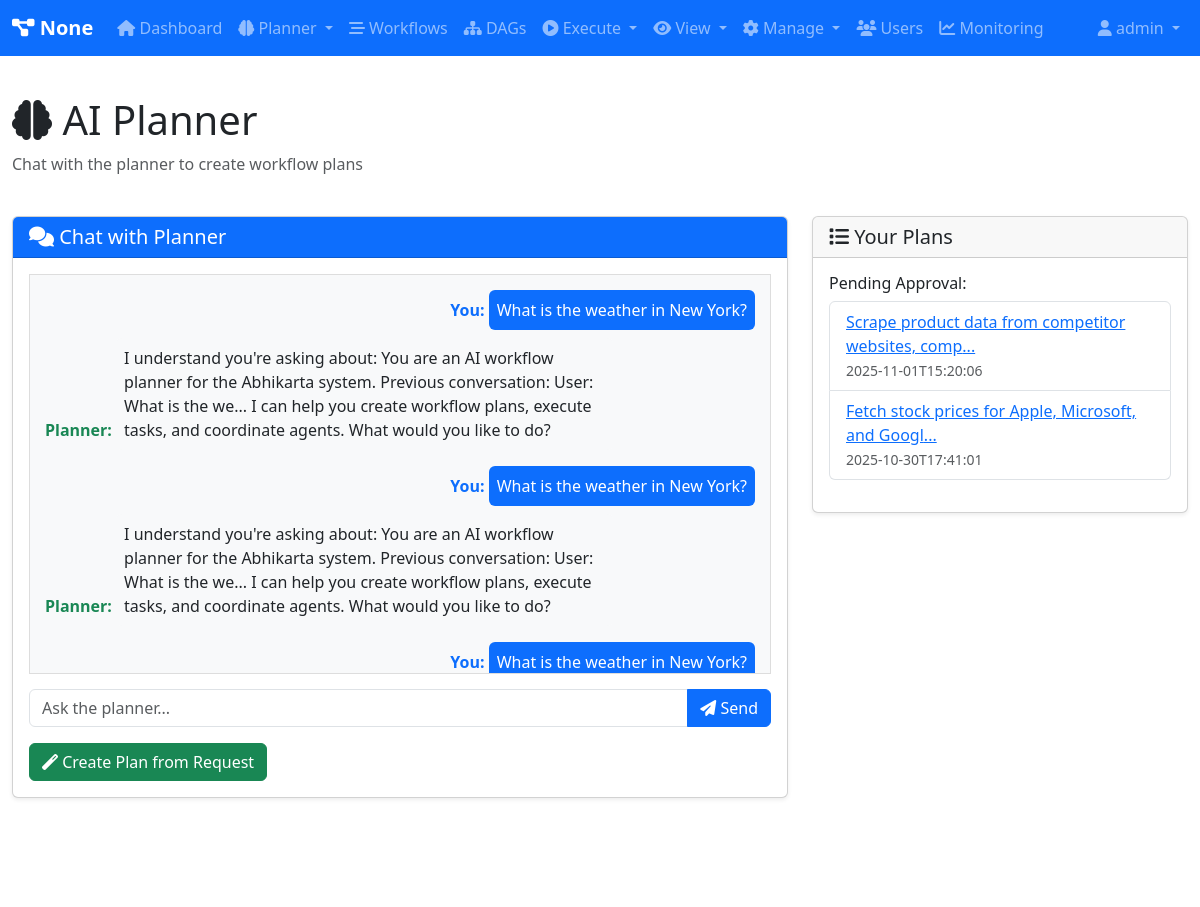
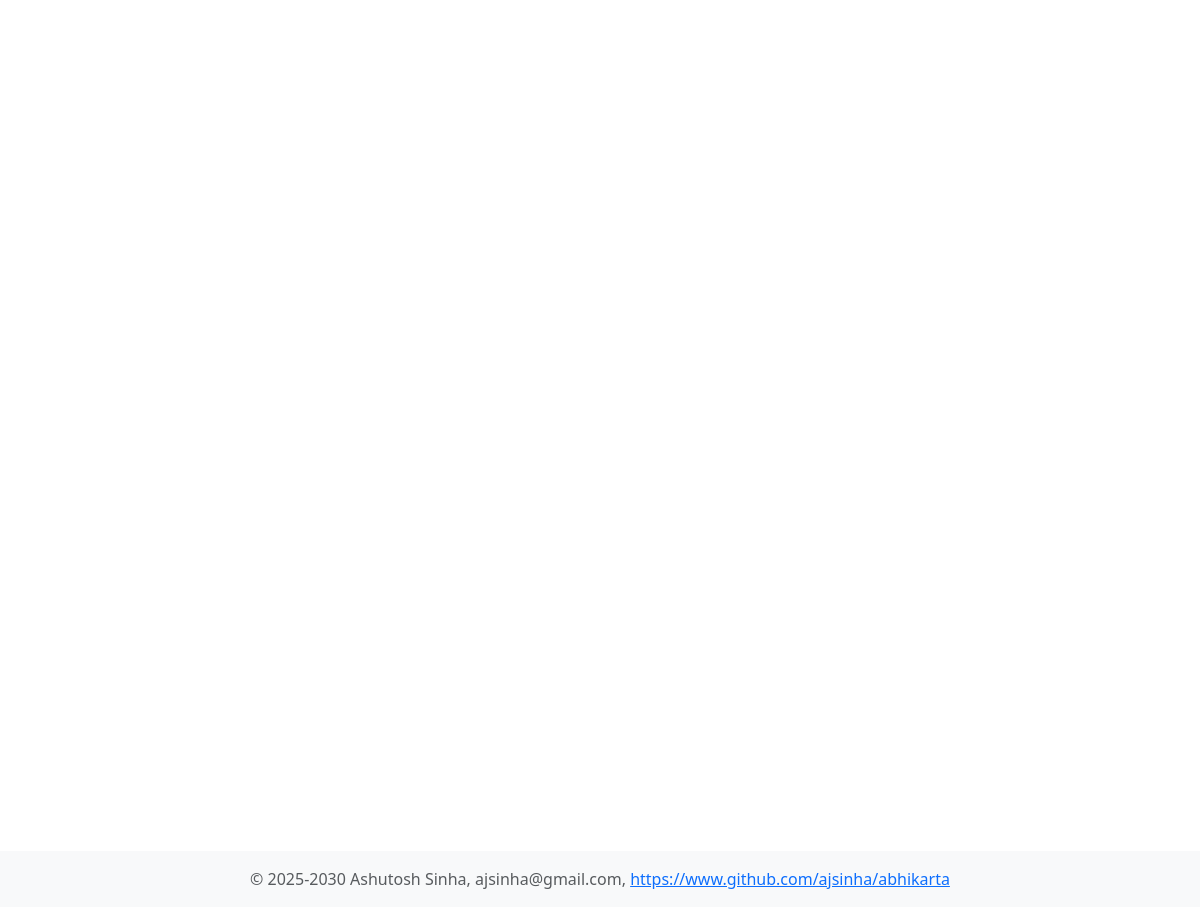
Screenshot of /planner (signed in) with the database file from the repository (2 pictures, top to bottom).
### tables this page shows
CREATE TABLE planner_conversations (
            conversation_id TEXT PRIMARY KEY,
            user_id TEXT NOT NULL,
            message TEXT,
            response TEXT,
            created_at TEXT DEFAULT CURRENT_TIMESTAMP
        );

CREATE TABLE plans (
            plan_id TEXT PRIMARY KEY,
            user_id TEXT NOT NULL,
            request TEXT,
            plan_json TEXT,
            status TEXT DEFAULT 'pending_approval',
            created_at TEXT DEFAULT CURRENT_TIMESTAMP,
            approved_at TEXT,
            rejected_at TEXT,
            rejection_reason TEXT
        );

### routes/planner_routes.py (the view)
        @self.app.route('/planner')
        @self.login_required
        def planner_page():
            user = self.user_registry.get_user(session['user_id'])
            conversations = self.planner.get_conversation_history(user.user_id, limit=20)
            plans = self.planner.get_user_plans(user.user_id)
            pending_plans = [p for p in plans if p['status'] == 'pending_approval']
            return render_template('planner.html',
                                 user=user,
                                 conversations=conversations,
                                 pending_plans=pending_plans)

### core/user_registry.py (called while the page is built)
    def is_admin(self) -> bool:
        return self.role == 'admin'

    def get_user(self, user_id: str) -> Optional[User]:
        return self._users.get(user_id)

### db/database.py (called while the page is built)
    @contextmanager
    def get_connection(self):
        conn = None
        try:
            if self.db_type == 'sqlite':
                conn = sqlite3.connect(self.db_path)
                conn.row_factory = sqlite3.Row
            elif self.db_type == 'postgresql':
                import psycopg2
                import psycopg2.extras
                conn = psycopg2.connect(**self.pg_params)
                conn.cursor_factory = psycopg2.extras.RealDictCursor
            yield conn
            conn.commit()
        except Exception as e:
            if conn:
                conn.rollback()
            raise e
        finally:
            if conn:
                conn.close()

    def fetchall(self, query: str, params: Tuple = ()) -> List[Dict[str, Any]]:
        with self.get_connection() as conn:
            cursor = conn.cursor()
            cursor.execute(query, params)
            rows = cursor.fetchall()
            return [dict(row) for row in rows]

### routes/auth_routes.py (called while the page is built)
    def login_required(self, f):
        @wraps(f)
        def decorated_function(*args, **kwargs):
            if 'user_id' not in session:
                return redirect(url_for('login'))
            return f(*args, **kwargs)
        return decorated_function

### web/app.py (called while the page is built)
    def _initialize_app(self):
        self.app = Flask(__name__)
        self.app.secret_key = os.urandom(24)
        self.app.template_filter('format_number')
        def format_number(value):
            try:
                num = float(value)
                if num >= 1000:
                    return f"{num / 1000:.0f}"
                return str(int(num))
            except:
                return str(value)
        @self.app.context_processor
        def inject_system_name():
            system_name = getattr(self, 'system_name', 'Abhikarta')
            return dict(system_name=system_name)

### workflows/dag/planner.py (called while the page is built)
    def get_user_plans(self, user_id: str) -> List[Dict[str, Any]]:
        plans = self.db.fetchall(
            "SELECT * FROM plans WHERE user_id = ? ORDER BY created_at DESC",
            (user_id,)
        )
        return plans

### web/templates/planner.html (shortened to what this page needs)
{% extends "base.html" %}
{% block content %}
<div class="row mb-4">
    <div class="col">
        <h1><i class="fas fa-brain"></i> AI Planner</h1>
        <p class="text-muted">Chat with the planner to create workflow plans</p>
    </div>
</div>
<div class="row">
    <div class="col-md-8">
        <div class="card">
            <div class="card-header bg-primary text-white">
                <h5 class="mb-0"><i class="fas fa-comments"></i> Chat with Planner</h5>
            </div>
            <div class="card-body">
                <div id="chatMessages" style="height: 400px; overflow-y: auto; border: 1px solid #ddd; padding: 15px; margin-bottom: 15px; background: #f8f9fa;">
                    {% for conv in conversations | reverse %}
                    <div class="mb-3">
                        <div class="text-end">
                            <strong class="text-primary">You:</strong>
                            <div class="bg-primary text-white p-2 rounded d-inline-block" style="max-width: 70%;">
                                {{ conv.message }}
                            </div>
                        </div>
                        <div class="text-start mt-2">
                            <strong class="text-success">Planner:</strong>
                            <div class="bg-light p-2 rounded d-inline-block" style="max-width: 70%;">
                                {{ conv.response }}
                            </div>
                        </div>
                    </div>
                    {% endfor %}
                </div>
                <div class="input-group">
                    <input type="text" id="messageInput" class="form-control" placeholder="Ask the planner...">
                    <button class="btn btn-primary" onclick="sendMessage()">
                        <i class="fas fa-paper-plane"></i> Send
                    </button>
                </div>
                <div class="mt-3">
                    <a href="{{ url_for('create_plan_page') }}" class="btn btn-success">
                        <i class="fas fa-magic"></i> Create Plan from Request
                    </a>
                </div>
            </div>
        </div>
    </div>
    <div class="col-md-4">
        <div class="card">
            <div class="card-header">
                <h5 class="mb-0"><i class="fas fa-list"></i> Your Plans</h5>
            </div>
            <div class="card-body">
                {% if pending_plans %}
                <h6>Pending Approval:</h6>
                <ul class="list-group mb-3">
                    {% for plan in pending_plans %}
                    <li class="list-group-item">
                        <a href="{{ url_for('plan_detail', plan_id=plan.plan_id) }}">
                            {{ plan.request[:50] }}...
                        </a>
                        <br><small class="text-muted">{{ plan.created_at[:19] }}</small>
                    </li>
                    {% endfor %}
                </ul>
                {% else %}
                <p class="text-muted">No pending plans</p>
                {% endif %}
            </div>
        </div>
    </div>
</div>
{% endblock %}

### web/static/css/style.css (style rules this page uses)
body { min-height: 100vh; display: flex; flex-direction: column; }
.card { margin-bottom: 1.5rem; box-shadow: 0 0.125rem 0.25rem rgba(0,0,0,.075); }

### rows the page displays
planner_conversations: message "What is the weather in New York?", response "I understand you're asking about: You are an AI workflow planner for the Abhikarta system. Previous conversation: User: What is the we... I can help you create workflow plans, execute tasks, and coordinate agents. What would you like to do?"
planner_conversations: message "What is the weather in New York?", response "I understand you're asking about: You are an AI workflow planner for the Abhikarta system. Previous conversation: User: What is the we... I can help you create workflow plans, execute tasks, and coordinate agents. What would you like to do?"
planner_conversations: message "What is the weather in New York?"
plans: request "Scrape product data from competitor websites, comp", created_at "2025-11-01T15:20:06"
plans: request "Fetch stock prices for Apple, Microsoft, and Googl", created_at "2025-10-30T17:41:01"

### other values shown
{{ system_name }} "None"
{{ user.username }} "admin"
